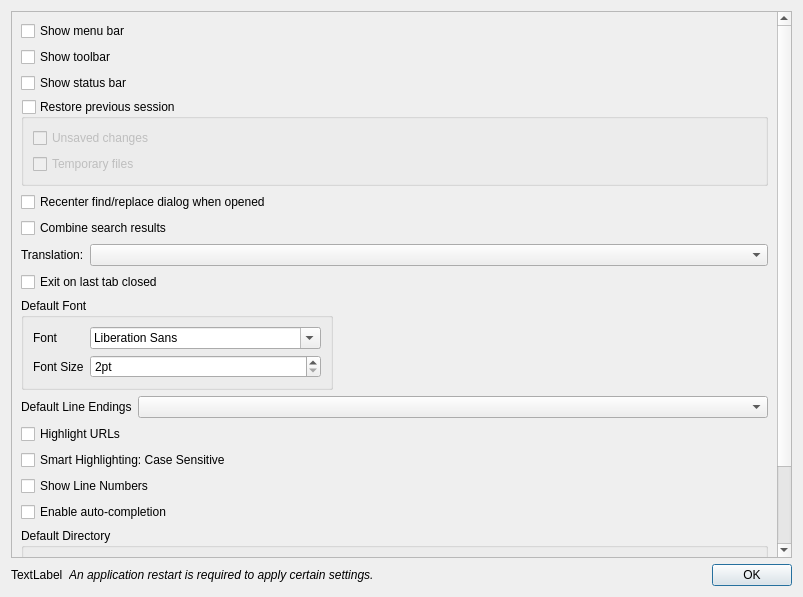
<?xml version="1.0" encoding="UTF-8"?>
<ui version="4.0">
 <class>PreferencesDialog</class>
 <widget class="QDialog" name="PreferencesDialog">
  <property name="geometry">
   <rect>
    <x>0</x>
    <y>0</y>
    <width>803</width>
    <height>597</height>
   </rect>
  </property>
  <property name="windowTitle">
   <string>Preferences</string>
  </property>
  <layout class="QVBoxLayout" name="verticalLayout">
   <item>
    <widget class="QScrollArea" name="scrollArea">
     <property name="widgetResizable">
      <bool>true</bool>
     </property>
     <widget class="QWidget" name="scrollAreaWidgetContents">
      <property name="geometry">
       <rect>
        <x>0</x>
        <y>-99</y>
        <width>769</width>
        <height>644</height>
       </rect>
      </property>
      <layout class="QVBoxLayout" name="verticalLayout_4">
       <item>
        <layout class="QVBoxLayout" name="verticalLayout_2">
         <item>
          <widget class="QCheckBox" name="checkBoxMenuBar">
           <property name="text">
            <string>Show menu bar</string>
           </property>
          </widget>
         </item>
         <item>
          <widget class="QCheckBox" name="checkBoxToolBar">
           <property name="text">
            <string>Show toolbar</string>
           </property>
          </widget>
         </item>
         <item>
          <widget class="QCheckBox" name="checkBoxStatusBar">
           <property name="text">
            <string>Show status bar</string>
           </property>
          </widget>
         </item>
         <item>
          <widget class="QGroupBox" name="gbxRestorePreviousSession">
           <property name="title">
            <string>Restore previous session</string>
           </property>
           <property name="checkable">
            <bool>true</bool>
           </property>
           <property name="checked">
            <bool>false</bool>
           </property>
           <layout class="QVBoxLayout" name="verticalLayout_3">
            <item>
             <widget class="QCheckBox" name="checkBoxUnsavedFiles">
              <property name="text">
               <string>Unsaved changes</string>
              </property>
             </widget>
            </item>
            <item>
             <widget class="QCheckBox" name="checkBoxRestoreTempFiles">
              <property name="text">
               <string>Temporary files</string>
              </property>
             </widget>
            </item>
           </layout>
          </widget>
         </item>
        </layout>
       </item>
       <item>
        <widget class="QCheckBox" name="checkBoxRecenterSearchDialog">
         <property name="text">
          <string>Recenter find/replace dialog when opened</string>
         </property>
        </widget>
       </item>
       <item>
        <widget class="QCheckBox" name="checkBoxCombineSearchResults">
         <property name="text">
          <string>Combine search results</string>
         </property>
        </widget>
       </item>
       <item>
        <layout class="QFormLayout" name="formLayout">
         <property name="labelAlignment">
          <set>Qt::AlignLeading|Qt::AlignLeft|Qt::AlignVCenter</set>
         </property>
         <property name="formAlignment">
          <set>Qt::AlignLeading|Qt::AlignLeft|Qt::AlignTop</set>
         </property>
         <item row="0" column="1">
          <widget class="QComboBox" name="comboBoxTranslation"/>
         </item>
         <item row="0" column="0">
          <widget class="QLabel" name="label">
           <property name="text">
            <string>Translation:</string>
           </property>
          </widget>
         </item>
        </layout>
       </item>
       <item>
        <widget class="QCheckBox" name="checkBoxExitOnLastTabClosed">
         <property name="text">
          <string>Exit on last tab closed</string>
         </property>
        </widget>
       </item>
       <item>
        <layout class="QHBoxLayout" name="horizontalLayout">
         <item>
          <widget class="QGroupBox" name="groupBox">
           <property name="title">
            <string>Default Font</string>
           </property>
           <layout class="QFormLayout" name="formLayout_2">
            <item row="1" column="0">
             <widget class="QLabel" name="label_2">
              <property name="text">
               <string>Font</string>
              </property>
             </widget>
            </item>
            <item row="1" column="1">
             <widget class="QFontComboBox" name="fcbDefaultFont"/>
            </item>
            <item row="3" column="0">
             <widget class="QLabel" name="label_3">
              <property name="text">
               <string>Font Size</string>
              </property>
             </widget>
            </item>
            <item row="3" column="1">
             <widget class="QSpinBox" name="spbDefaultFontSize">
              <property name="suffix">
               <string>pt</string>
              </property>
              <property name="minimum">
               <number>2</number>
              </property>
              <property name="maximum">
               <number>48</number>
              </property>
             </widget>
            </item>
           </layout>
          </widget>
         </item>
         <item>
          <spacer name="horizontalSpacer">
           <property name="orientation">
            <enum>Qt::Horizontal</enum>
           </property>
           <property name="sizeHint" stdset="0">
            <size>
             <width>40</width>
             <height>20</height>
            </size>
           </property>
          </spacer>
         </item>
        </layout>
       </item>
       <item>
        <layout class="QFormLayout" name="formLayout_3">
         <item row="0" column="0">
          <widget class="QLabel" name="label_4">
           <property name="text">
            <string>Default Line Endings</string>
           </property>
          </widget>
         </item>
         <item row="0" column="1">
          <widget class="QComboBox" name="comboBoxLineEndings"/>
         </item>
        </layout>
       </item>
       <item>
        <widget class="QCheckBox" name="checkBoxHighlightURLs">
         <property name="text">
          <string>Highlight URLs</string>
         </property>
        </widget>
       </item>
       <item>
        <widget class="QCheckBox" name="checkBoxSmartHighlightCaseSensitive">
         <property name="text">
          <string>Smart Highlighting: Case Sensitive</string>
         </property>
        </widget>
       </item>
       <item>
        <widget class="QCheckBox" name="checkBoxShowLineNumbers">
         <property name="text">
          <string>Show Line Numbers</string>
         </property>
        </widget>
       </item>
       <item>
        <widget class="QCheckBox" name="checkBoxAutoCompletion">
         <property name="text">
          <string>Enable auto-completion</string>
         </property>
        </widget>
       </item>
       <item>
        <widget class="QGroupBox" name="groupBox_2">
         <property name="title">
          <string>Default Directory</string>
         </property>
         <layout class="QVBoxLayout" name="verticalLayout_5">
          <item>
           <widget class="QRadioButton" name="radioFollowCurrentDirectory">
            <property name="text">
             <string>Follow Current Document</string>
            </property>
           </widget>
          </item>
          <item>
           <widget class="QRadioButton" name="radioLastUsedDirectory">
            <property name="text">
             <string>Last Used Directory</string>
            </property>
           </widget>
          </item>
          <item>
           <layout class="QHBoxLayout" name="horizontalLayout_2">
            <item>
             <widget class="QRadioButton" name="radioHardCoded">
              <property name="text">
               <string/>
              </property>
             </widget>
            </item>
            <item>
             <widget class="QLineEdit" name="txtHardCodedPath"/>
            </item>
            <item>
             <widget class="QToolButton" name="btnSelectHardCodedPath">
              <property name="text">
               <string>...</string>
              </property>
             </widget>
            </item>
           </layout>
          </item>
         </layout>
        </widget>
       </item>
       <item>
        <spacer name="verticalSpacer">
         <property name="orientation">
          <enum>Qt::Vertical</enum>
         </property>
         <property name="sizeHint" stdset="0">
          <size>
           <width>20</width>
           <height>40</height>
          </size>
         </property>
        </spacer>
       </item>
      </layout>
     </widget>
    </widget>
   </item>
   <item>
    <layout class="QHBoxLayout" name="layoutAppRestart">
     <item>
      <widget class="QLabel" name="labelAppRestartIcon">
       <property name="text">
        <string>TextLabel</string>
       </property>
      </widget>
     </item>
     <item>
      <widget class="QLabel" name="labelAppRestart">
       <property name="font">
        <font>
         <italic>true</italic>
        </font>
       </property>
       <property name="text">
        <string>An application restart is required to apply certain settings.</string>
       </property>
      </widget>
     </item>
     <item>
      <widget class="QDialogButtonBox" name="buttonBox">
       <property name="orientation">
        <enum>Qt::Horizontal</enum>
       </property>
       <property name="standardButtons">
        <set>QDialogButtonBox::Ok</set>
       </property>
      </widget>
     </item>
    </layout>
   </item>
  </layout>
 </widget>
 <resources/>
 <connections>
  <connection>
   <sender>buttonBox</sender>
   <signal>accepted()</signal>
   <receiver>PreferencesDialog</receiver>
   <slot>accept()</slot>
   <hints>
    <hint type="sourcelabel">
     <x>792</x>
     <y>586</y>
    </hint>
    <hint type="destinationlabel">
     <x>157</x>
     <y>274</y>
    </hint>
   </hints>
  </connection>
  <connection>
   <sender>buttonBox</sender>
   <signal>rejected()</signal>
   <receiver>PreferencesDialog</receiver>
   <slot>reject()</slot>
   <hints>
    <hint type="sourcelabel">
     <x>792</x>
     <y>586</y>
    </hint>
    <hint type="destinationlabel">
     <x>286</x>
     <y>274</y>
    </hint>
   </hints>
  </connection>
 </connections>
</ui>
